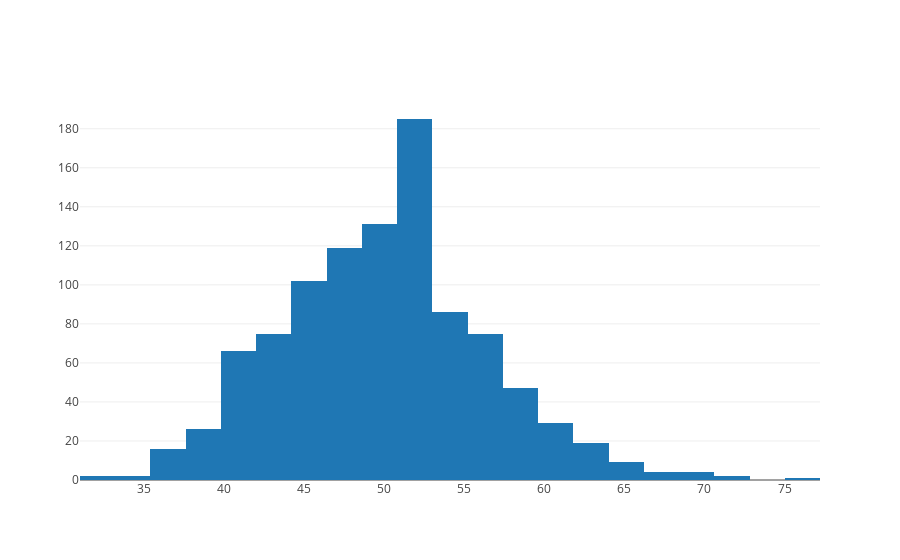

Source (notebook cell):
### Code cell
trace = go.Histogram(
    x = scores,
    xbins=dict(
        start=scores.min()-scores.std()/2.0,
        end=scores.max()+scores.std()/2.0,
        size=(scores.max()-scores.min())/20.0
    )
)

data = [trace]

fig = go.Figure(data=data)

iplot(fig)

### Figure 1 — Plotly figure (JSON) as saved in the notebook; plotly's stock layout.template omitted (floating-point values rounded to 4 significant figures; data arrays with more than 128 entries replaced by an {"elided": "..."} marker saying what was removed)
{"data": [{"type": "histogram", "x": {"elided": "1000 int values"}, "xbins": {"end": 79.19, "size": 2.2, "start": 28.81}}], "layout": {}}
